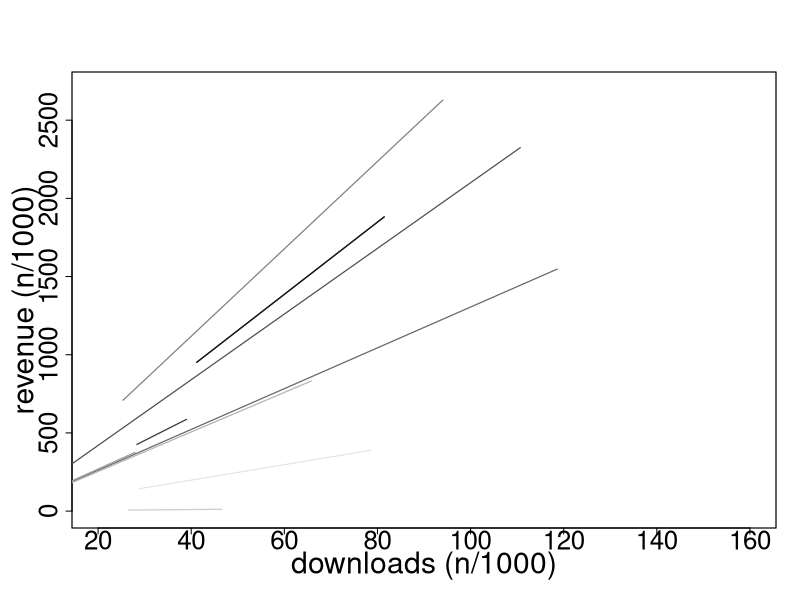

Here is the R script that generated this plot:
#!/usr/bin/Rscript

# the path where both this script and the .csv files are
# setwd("/home/rstudio")

#---------#
# HELPERS #
#---------#

# operations
as.numeric.factor <- function(x) {
    as.numeric(levels(x))[x]
}

element.last <- function(set) {
    tail(as.numeric.factor(set), 1)
}

sigfig <- function(number, digits=significantDigits) {
    formatC(signif(number, digits=digits), digits=digits, format="fg", flag="#")
}

# outputs
output.newline <- function() {
    cat("\n")
}

output.dimax <- function(value, probability, object) {
    print(sprintf("D_%i_max = %i", object, value))
    print(sprintf("        error probability = %s", probability))
}

output.alphai <- function(value, correlation, object) {
    print(sprintf("alpha_%i = %s", object, value))
    print(sprintf("        correlation = %f", correlation))
}

output.variance <- function(value, valueLower, valueUpper, confidence, zalphatwo) {
    print(sprintf("sigma^2 = %s [%s, %s]", value, valueLower, valueUpper))
    print(sprintf("        confidence = %s (z = %s)", confidence, zalphatwo))
}

# graphs
plot.new <- function() {
    dev.new()
    par(
        cex=0.6,
        cex.main=1.8,
        cex.lab=3.0,
        cex.axis=2.6,
        lwd=1.2,
        mar = c(6, 6, 6, 2)
        )
}

plot.dimax <- function(data, object) {
    title = "" # paste0("UNIFORM DISTRIBUTION COMPONENT - OBJECT ", object)
    xLabel = "new downloads (n)"
    yLabel = "frequency (n)"
    color = "gray90"
    plot.new()
    barplot(table(data), col=color, main=title, xlab=xLabel, ylab=yLabel)
}

plot.alphai <- function(xData, yData, fit, object) {
    scale = 1000

    title = "" # paste0("LINEAR FIT - OBJECT ", object)
    xLabel = paste0("downloads (n/", scale, ")")
    yLabel = paste0("revenue (n/", scale, ")")
    color = "gray60"
    weight = 2

    plot.new()
    plot(xData/scale, yData/scale, col=color, main=title, xlab=xLabel, ylab=yLabel)
    lines(xData/scale, fit/scale, lwd=weight)
}

plot.alphas <- function(xData, fit, object) {
    scale = 1000
    xLim = c(20, 160)
    yLim = c(0, 2700)

    title = "" # paste0("LINEAR FIT - OBJECT ", object)
    xLabel = paste0("downloads (n/", scale, ")")
    yLabel = paste0("revenue (n/", scale, ")")
    colors = c("gray10", "gray20", "gray30", "gray40", "gray50", "gray60", "gray70", "gray80", "gray90", "gray100")

    if (object == 1) {
        plot.new()
        plot(xData/scale, fit/scale, xlim=xLim, ylim=yLim, type="l", col=colors[object], main=title, xlab=xLabel, ylab=yLabel)
    }
    lines(xData/scale, fit/scale, xlim=xLim, ylim=yLim, type="l", col=colors[object])
}

plot.gaussian <- function(data, bin) {
    title = "" #paste0("NOISE DISTRIBUTION (BIN = ", bin, ")")
    xLabel = "noise"
    yLabel = "density"
    color = "gray90"
    weight = 2

    breaks = (floor(max(data))-ceiling(min(data))) / bin

    plot.new()
    hist(data, freq=FALSE, breaks=breaks, col=color, main=title, xlab=xLabel, ylab=yLabel)
    curve(dnorm(x, mean=mean(data), sd=sd(data)), add=TRUE, lwd=weight)
}

#----------#
# SETTINGS #
#----------#

doPlot = TRUE # whether the data is plotted or not
doAll = TRUE # whether the linear fit is plotted for a single object or all of them (irrelevant if doPlot == FALSE)
objectToPlot = 6 # the object of which to plot the D_i_max distribution and the alpha_i fit (the latter in case doAll == FALSE)
doSplit = FALSE # whether the objects noise sets are splitted in two disjointed subsets to calculate sigma or not

significantDigits = 5 # significant digits kept throughout the computation
zalphatwos = list() # list of z_a/2 values for given confidence rates
zalphatwos[["0.900"]] = 1.645
zalphatwos[["0.950"]] = 1.960
zalphatwos[["0.980"]] = 2.326
zalphatwos[["0.990"]] = 2.576
zalphatwos[["0.998"]] = 3.08
zalphatwos[["0.999"]] = 3.27

#------#
# DATA #
#------#

data = read.csv("./data/pezze.csv")
subsets = split(data, data$i)

variances = numeric()

currentObject = 0
for (subset in subsets) {
    currentObject = currentObject+1
    output.newline()

    #--------------------#
    # D_i_max ESTIMATION #
    #--------------------#

    uniformComponent = diff(subset$x)
    uniformDistribution = as.data.frame(table(uniformComponent))

    D_i_max = element.last(uniformDistribution$uniformComponent) # (1)

    possibleValues = D_i_max+1+1 # (2)
    totalEvents = length(uniformComponent)
    neverTurnProb = ((possibleValues-1)/possibleValues)^totalEvents

    output.dimax(D_i_max, format(neverTurnProb), currentObject)
    if (currentObject == objectToPlot)
        if (doPlot && !doAll) plot.dimax(uniformComponent, currentObject)

    #--------------------#
    # alpha_i ESTIMATION #
    #--------------------#

    downloads = subset$x
    revenues = subset$y

    correlation = cor(downloads, revenues)

    fit = lm(revenues ~ downloads) # (3)
    steepness = fit$coefficients[[2]]
    intercept = fit$coefficients[[1]]
    fitLine = downloads*steepness + intercept

    output.alphai(sigfig(steepness), correlation, currentObject)
    if (currentObject == objectToPlot)
        if (doPlot && !doAll) plot.alphai(downloads, revenues, fitLine, currentObject)

    if (doPlot && doAll) plot.alphas(downloads, fitLine, currentObject)

    #------------------#
    # sigma ESTIMATION #
    #------------------#

    gaussianComponent = fitLine-revenues # (4)

    if (doSplit) {
        leftSplit = head(gaussianComponent, length(gaussianComponent)/2)
        rightSplit = tail(gaussianComponent, length(gaussianComponent)/2)

        variances = append(variances, sd(leftSplit))
        variances = append(variances, sd(rightSplit))
    }
    else {
        variances = append(variances, sd(gaussianComponent))
    }

    if (currentObject == objectToPlot)
        if (doPlot && !doAll) plot.gaussian(gaussianComponent, 280)
}

#-----------------------#
# confidence ESTIMATION #
#-----------------------#

output.newline()

degrees = length(variances)-1
varianceMean = mean(variances)
varianceVariance = sd(variances)

if (doPlot && !doAll) plot.gaussian(variances, 5)

for (confidence in names(zalphatwos)) {
    output.newline()

    zalphatwo = zalphatwos[[confidence]]
    varianceLower = varianceMean - zalphatwo*sqrt(varianceVariance/degrees)
    varianceUpper = varianceMean + zalphatwo*sqrt(varianceVariance/degrees)

    output.variance(sigfig(varianceMean), sigfig(varianceLower), sigfig(varianceUpper), confidence, zalphatwo)
}

#-------#
# NOTES #
#-------#

# (1) The largest result found in the distribution is likely to be the desired D_i_max.

# (2) The likelihood of D_i_max actually being the found value plus one can be obtained by calculating the probability
#     this value is actually part of the distribution, but was never extracted:
#
#                n
#         / t-1 \
#     p = | --- |
#         \  t  /
#
#     1 is added to account for '0' being a valid result, and 1 for our real maximum assumption.

# (3) The linear regression fit is estimated using least square mean function.

# (4) The gaussian noise component for each time step is the difference between the real value and the corresponding one
#     on our linear fit.
